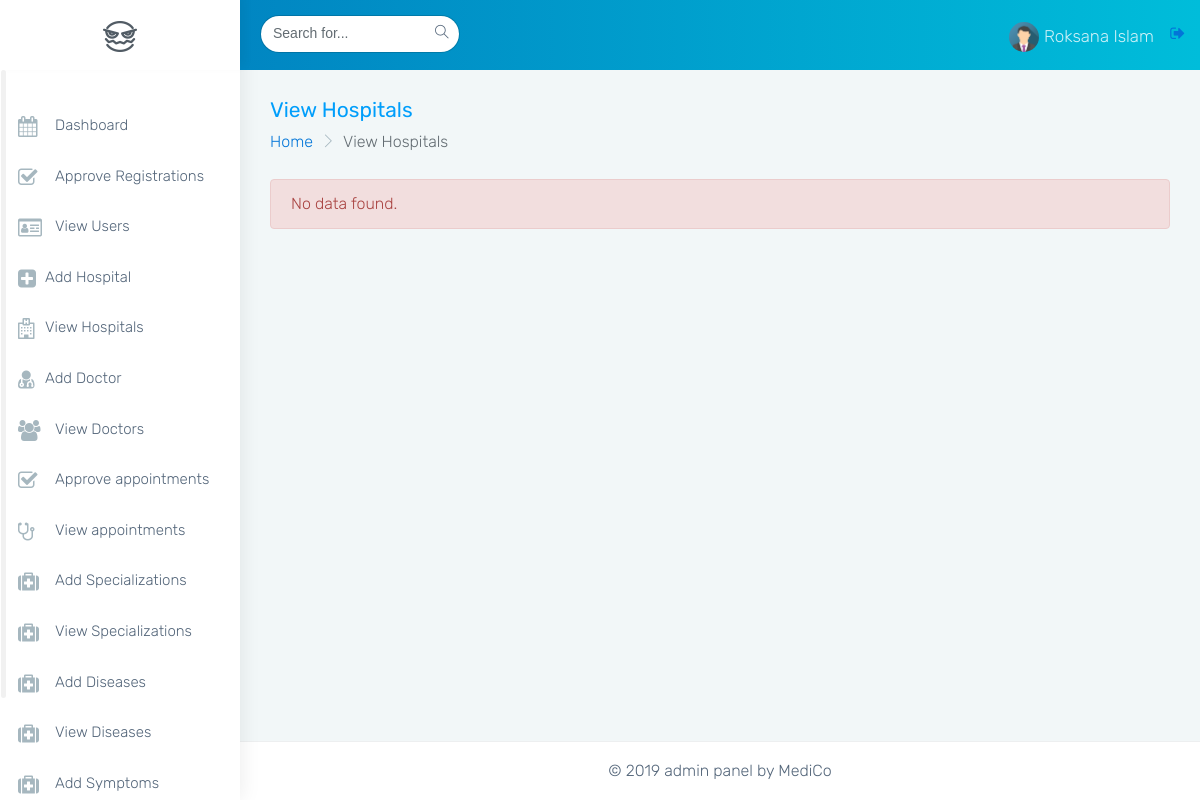
The page /mediment-admin/monster-html/view_hospitals.php?result=updated (signed in) on the database as committed earlier.
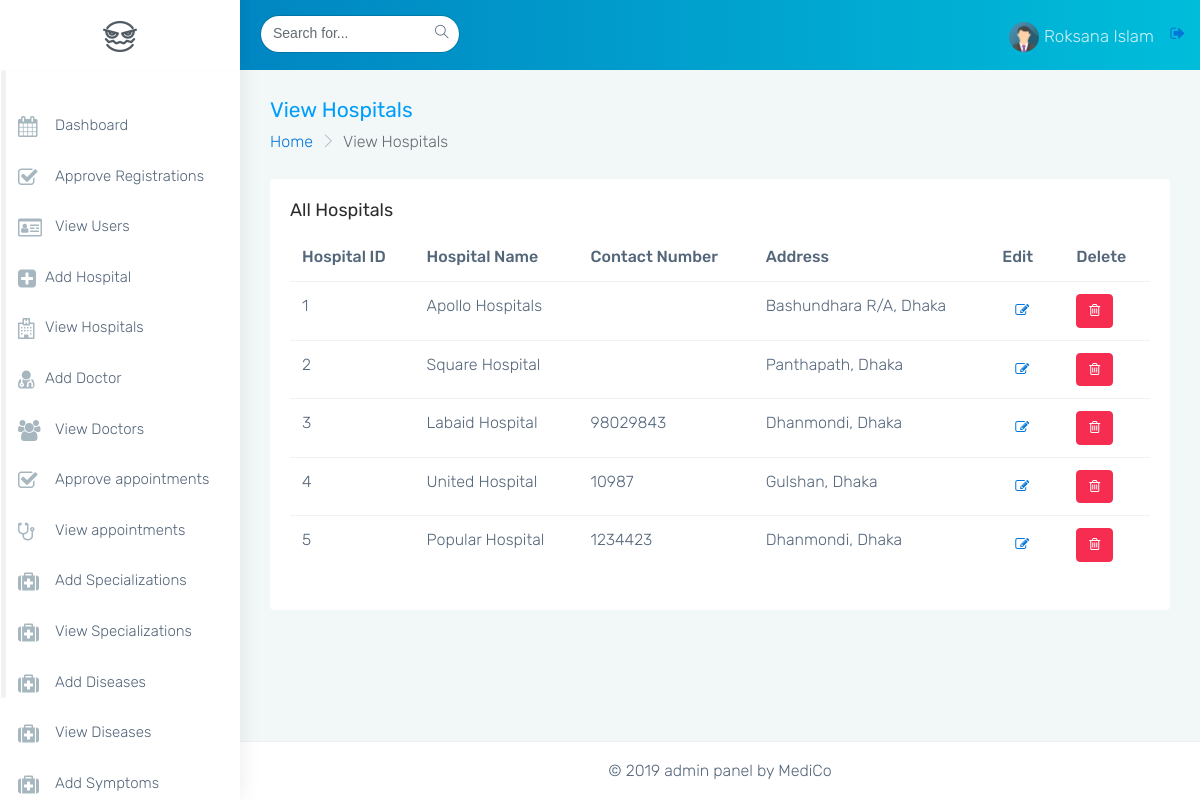
The same page on the database as committed later.
### tables this page shows
CREATE TABLE `hospitals` (
  `hospitalid` int(11) NOT NULL,
  `name` varchar(255) DEFAULT NULL,
  `contact` varchar(11) DEFAULT NULL,
  `address` varchar(255) DEFAULT NULL,
  `isdelete` char(1) DEFAULT '0',
  `created_at` datetime DEFAULT current_timestamp(),
  `updated_at` datetime DEFAULT current_timestamp() ON UPDATE current_timestamp()
);

### mediment-admin/monster-html/view_hospitals.php (the view, shortened to what this page needs)
<?php
    include('common/html_head.php');
    include('common/db_connection.php');
    $sql="SELECT * FROM hospitals WHERE isdelete='0' ORDER BY hospitalid";
    $result=mysqli_query($connect,$sql);
    $num_of_rows = mysqli_num_rows($result);
?>
<body class="fix-header card-no-border">
    <div id="main-wrapper">
        <?php
        include('common/header.php');
        ?>
        <?php
        include('common/side_nav.php');
        ?>
        <div class="page-wrapper">
            <div class="container-fluid">
                <div class="row page-titles">
                    <div class="col-md-6 col-8 align-self-center">
                        <h3 class="text-themecolor m-b-0 m-t-0">View Hospitals</h3>
                        <ol class="breadcrumb">
                            <li class="breadcrumb-item"><a href="javascript:void(0)">Home</a></li>
                            <li class="breadcrumb-item active">View Hospitals</li>
                        </ol>
                    </div>
                </div>
                <?php
                if($num_of_rows > 0){
                ?>
                <div class="row">
                    <div class="col-sm-12">
                        <div class="card">
                            <div class="card-block">
                                <h4 class="card-title">All Hospitals</h4>
                                <div class="table-responsive">
                                    <table class="table">
                                        <thead>
                                            <tr>
                                                <th>Hospital ID</th>
                                                <th>Hospital Name</th>
                                                <th>Contact Number</th>
                                                <th>Address</th>
                                                <th>Edit</th>
                                                <th>Delete</th>
                                            </tr>
                                        </thead>
                                        <tbody>
                                            <?php
                                            while($row=mysqli_fetch_assoc($result)){
                                              ?>
                                            <tr>
                                                <td><?php echo $row['hospitalid']; ?></td>
                                                <td><?php echo ucwords(strtolower($row['name'])); ?></td>
                                                <td><?php echo $row['contact']; ?></td>
                                                <td><?php echo $row['address']; ?></td>
                                                <td><a href="update_hospitals.php?id=<?php echo $row['hospitalid']; ?>" class="btn btn-default"><i class="fa fa-edit"></i></a></td>
                                               <td><a href="delete_hospitals.php?id=<?php echo $row['hospitalid'];?>" class="btn btn-danger"><i class="fa fa-trash-o"></i></a></td>
                                            </tr>
                                            <?php
                                            }
                                            ?>
                                        </tbody>
                                    </table>
                                </div>
                            </div>
                            <?php
                              }
                              else if($num_of_rows == 0){
                               ?>
                               <div class='alert alert-danger'>
                                No data found.
                               </div>
                               <?php
                                }
                               ?>
                        </div>
                    </div>
                </div>
            </div>
            <?php
            include('common/footer.php');
            ?>
</body>
</html>

Rows that differ between the two databases and show on the page:
added hospitals: hospitalid "1", name "Apollo Hospitals", address "Bashundhara R/A, Dhaka"
added hospitals: hospitalid "2", name "Square Hospital", address "Panthapath, Dhaka"
added hospitals: hospitalid "3", name "Labaid Hospital", contact "98029843", address "Dhanmondi, Dhaka"
added hospitals: hospitalid "4", name "United Hospital", contact "10987", address "Gulshan, Dhaka"
added hospitals: hospitalid "5", name "Popular Hospital", contact "1234423", address "Dhanmondi, Dhaka"
Other text that changed with them:
text no longer shown: "No data found."
text now shown: "All Hospitals Hospital ID Hospital Name Contact Number Address Edit Delete"
